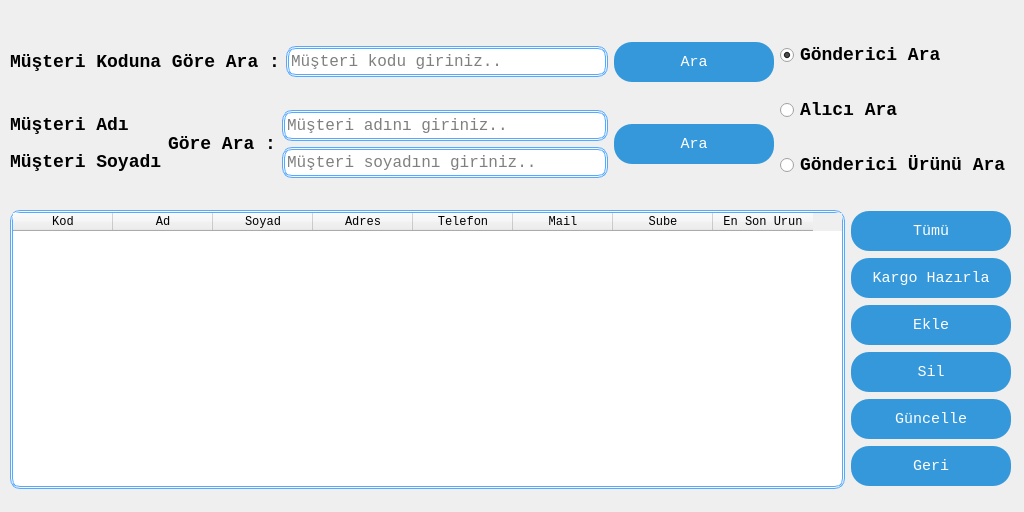
<?xml version="1.0" encoding="UTF-8"?>
<ui version="4.0">
 <class>gondericiAra</class>
 <widget class="QWidget" name="gondericiAra">
  <property name="geometry">
   <rect>
    <x>0</x>
    <y>0</y>
    <width>1024</width>
    <height>512</height>
   </rect>
  </property>
  <property name="maximumSize">
   <size>
    <width>1024</width>
    <height>512</height>
   </size>
  </property>
  <property name="windowTitle">
   <string>Gönderici Ara</string>
  </property>
  <property name="windowIcon">
   <iconset resource="images.qrc">
    <normaloff>:/icon/icon.ico</normaloff>:/icon/icon.ico</iconset>
  </property>
  <property name="styleSheet">
   <string notr="true">QPushButton{
 	 background: #3498db;
	border-radius: 18px;
	font-family: Courier New;
	color: #ffffff;
	font-size: 15px;
	padding: 10px 20px 10px 20px;
	text-decoration: none;
    max-width:120px;
	min-width:120px;
	max-height:20px;	 
	min-height:20px;	 
}

QPushButton:hover {
	background: #3cb0fd;
	text-decoration: none;
}
QLineEdit{
	border: 2.5px double #55aaff;
    border-radius: 10px;
    background: rgb(255, 255, 255);
}
QComboBox{
	border: 2.5px double #55aaff;
    border-radius: 10px;
    background: rgb(255, 255, 255);
}
QWidget{
		font-family: Courier New;
}
QTableWidget{
	border: 2.5px double #55aaff;
    border-radius: 10px;
    background: rgb(255, 255, 255);
}</string>
  </property>
  <widget class="QWidget" name="layoutWidget">
   <property name="geometry">
    <rect>
     <x>10</x>
     <y>20</y>
     <width>1001</width>
     <height>181</height>
    </rect>
   </property>
   <layout class="QHBoxLayout" name="horizontalLayout_9">
    <item>
     <layout class="QVBoxLayout" name="verticalLayout_11">
      <item>
       <layout class="QHBoxLayout" name="horizontalLayout_10">
        <item>
         <widget class="QLabel" name="lblMusteriKodu">
          <property name="styleSheet">
           <string notr="true">font:bold 18px </string>
          </property>
          <property name="text">
           <string>Müşteri Koduna Göre Ara :</string>
          </property>
         </widget>
        </item>
        <item>
         <widget class="QLineEdit" name="lnMusteriKodu">
          <property name="minimumSize">
           <size>
            <width>0</width>
            <height>31</height>
           </size>
          </property>
          <property name="maximumSize">
           <size>
            <width>16777215</width>
            <height>31</height>
           </size>
          </property>
          <property name="styleSheet">
           <string notr="true">
border-radius:10px;
font:16px </string>
          </property>
          <property name="text">
           <string/>
          </property>
          <property name="placeholderText">
           <string>Müşteri kodu giriniz..</string>
          </property>
         </widget>
        </item>
        <item>
         <widget class="QPushButton" name="btnKodAra">
          <property name="minimumSize">
           <size>
            <width>160</width>
            <height>40</height>
           </size>
          </property>
          <property name="styleSheet">
           <string notr="true"/>
          </property>
          <property name="text">
           <string>Ara</string>
          </property>
         </widget>
        </item>
       </layout>
      </item>
      <item>
       <layout class="QHBoxLayout" name="horizontalLayout_11">
        <item>
         <layout class="QVBoxLayout" name="verticalLayout_12">
          <item>
           <widget class="QLabel" name="lblMusteriAdi">
            <property name="styleSheet">
             <string notr="true">font:bold 18px </string>
            </property>
            <property name="text">
             <string>Müşteri Adı</string>
            </property>
           </widget>
          </item>
          <item>
           <widget class="QLabel" name="lblMusteriSoyadi">
            <property name="styleSheet">
             <string notr="true">font:bold 18px </string>
            </property>
            <property name="text">
             <string>Müşteri Soyadı</string>
            </property>
           </widget>
          </item>
         </layout>
        </item>
        <item>
         <widget class="QLabel" name="lblGoreAra">
          <property name="styleSheet">
           <string notr="true">font:bold 18px 
</string>
          </property>
          <property name="text">
           <string>Göre Ara :</string>
          </property>
         </widget>
        </item>
        <item>
         <layout class="QVBoxLayout" name="verticalLayout_13">
          <item>
           <widget class="QLineEdit" name="lnMusteriAdi">
            <property name="minimumSize">
             <size>
              <width>0</width>
              <height>31</height>
             </size>
            </property>
            <property name="maximumSize">
             <size>
              <width>16777215</width>
              <height>31</height>
             </size>
            </property>
            <property name="styleSheet">
             <string notr="true">
border-radius:10px;
font:16px 
</string>
            </property>
            <property name="placeholderText">
             <string>Müşteri adını giriniz..</string>
            </property>
            <property name="clearButtonEnabled">
             <bool>true</bool>
            </property>
           </widget>
          </item>
          <item>
           <widget class="QLineEdit" name="lnMusteriSoyadi">
            <property name="minimumSize">
             <size>
              <width>0</width>
              <height>31</height>
             </size>
            </property>
            <property name="maximumSize">
             <size>
              <width>16777215</width>
              <height>31</height>
             </size>
            </property>
            <property name="styleSheet">
             <string notr="true">
border-radius:10px;
font:16px</string>
            </property>
            <property name="placeholderText">
             <string>Müşteri soyadını giriniz..</string>
            </property>
            <property name="clearButtonEnabled">
             <bool>true</bool>
            </property>
           </widget>
          </item>
         </layout>
        </item>
        <item>
         <widget class="QPushButton" name="btnAdAra">
          <property name="minimumSize">
           <size>
            <width>160</width>
            <height>40</height>
           </size>
          </property>
          <property name="styleSheet">
           <string notr="true"/>
          </property>
          <property name="text">
           <string>Ara</string>
          </property>
         </widget>
        </item>
       </layout>
      </item>
     </layout>
    </item>
    <item>
     <layout class="QVBoxLayout" name="verticalLayout_14">
      <item>
       <widget class="QRadioButton" name="rBtnGondericiAra">
        <property name="styleSheet">
         <string notr="true">font:bold 18px </string>
        </property>
        <property name="text">
         <string>Gönderici Ara</string>
        </property>
        <property name="checked">
         <bool>true</bool>
        </property>
       </widget>
      </item>
      <item>
       <widget class="QRadioButton" name="rBtnAliciAra">
        <property name="styleSheet">
         <string notr="true">font:bold 18px </string>
        </property>
        <property name="text">
         <string>Alıcı Ara</string>
        </property>
       </widget>
      </item>
      <item>
       <widget class="QRadioButton" name="rBtnGondericiUrunAra">
        <property name="styleSheet">
         <string notr="true">font:bold 18px </string>
        </property>
        <property name="text">
         <string>Gönderici Ürünü Ara</string>
        </property>
       </widget>
      </item>
     </layout>
    </item>
   </layout>
  </widget>
  <widget class="QWidget" name="layoutWidget_2">
   <property name="geometry">
    <rect>
     <x>10</x>
     <y>210</y>
     <width>1001</width>
     <height>279</height>
    </rect>
   </property>
   <layout class="QHBoxLayout" name="horizontalLayout_12">
    <item>
     <widget class="QTableWidget" name="tblListele">
      <property name="styleSheet">
       <string notr="true"/>
      </property>
      <property name="selectionBehavior">
       <enum>QAbstractItemView::SelectRows</enum>
      </property>
      <column>
       <property name="text">
        <string>Kod</string>
       </property>
      </column>
      <column>
       <property name="text">
        <string>Ad</string>
       </property>
      </column>
      <column>
       <property name="text">
        <string>Soyad</string>
       </property>
      </column>
      <column>
       <property name="text">
        <string>Adres</string>
       </property>
      </column>
      <column>
       <property name="text">
        <string>Telefon</string>
       </property>
      </column>
      <column>
       <property name="text">
        <string>Mail</string>
       </property>
      </column>
      <column>
       <property name="text">
        <string>Sube</string>
       </property>
      </column>
      <column>
       <property name="text">
        <string>En Son Urun</string>
       </property>
      </column>
     </widget>
    </item>
    <item>
     <layout class="QVBoxLayout" name="verticalLayout_15">
      <item>
       <widget class="QPushButton" name="btnTumu">
        <property name="minimumSize">
         <size>
          <width>160</width>
          <height>40</height>
         </size>
        </property>
        <property name="maximumSize">
         <size>
          <width>160</width>
          <height>40</height>
         </size>
        </property>
        <property name="styleSheet">
         <string notr="true"/>
        </property>
        <property name="text">
         <string>Tümü</string>
        </property>
       </widget>
      </item>
      <item>
       <widget class="QPushButton" name="btnKargoHazirla">
        <property name="minimumSize">
         <size>
          <width>160</width>
          <height>40</height>
         </size>
        </property>
        <property name="maximumSize">
         <size>
          <width>160</width>
          <height>40</height>
         </size>
        </property>
        <property name="styleSheet">
         <string notr="true"/>
        </property>
        <property name="text">
         <string>Kargo Hazırla</string>
        </property>
       </widget>
      </item>
      <item>
       <widget class="QPushButton" name="btnEkle">
        <property name="minimumSize">
         <size>
          <width>160</width>
          <height>40</height>
         </size>
        </property>
        <property name="maximumSize">
         <size>
          <width>160</width>
          <height>40</height>
         </size>
        </property>
        <property name="styleSheet">
         <string notr="true"/>
        </property>
        <property name="text">
         <string>Ekle</string>
        </property>
       </widget>
      </item>
      <item>
       <widget class="QPushButton" name="btnSil">
        <property name="minimumSize">
         <size>
          <width>160</width>
          <height>40</height>
         </size>
        </property>
        <property name="maximumSize">
         <size>
          <width>160</width>
          <height>40</height>
         </size>
        </property>
        <property name="styleSheet">
         <string notr="true"/>
        </property>
        <property name="text">
         <string>Sil</string>
        </property>
       </widget>
      </item>
      <item>
       <widget class="QPushButton" name="btnGuncelle">
        <property name="minimumSize">
         <size>
          <width>160</width>
          <height>40</height>
         </size>
        </property>
        <property name="maximumSize">
         <size>
          <width>160</width>
          <height>40</height>
         </size>
        </property>
        <property name="styleSheet">
         <string notr="true"/>
        </property>
        <property name="text">
         <string>Güncelle</string>
        </property>
       </widget>
      </item>
      <item>
       <widget class="QPushButton" name="btnAnaSayfa">
        <property name="minimumSize">
         <size>
          <width>160</width>
          <height>40</height>
         </size>
        </property>
        <property name="maximumSize">
         <size>
          <width>160</width>
          <height>40</height>
         </size>
        </property>
        <property name="styleSheet">
         <string notr="true"/>
        </property>
        <property name="text">
         <string>Geri</string>
        </property>
       </widget>
      </item>
     </layout>
    </item>
   </layout>
  </widget>
 </widget>
 <resources>
  <include location="images.qrc"/>
 </resources>
 <connections/>
</ui>
